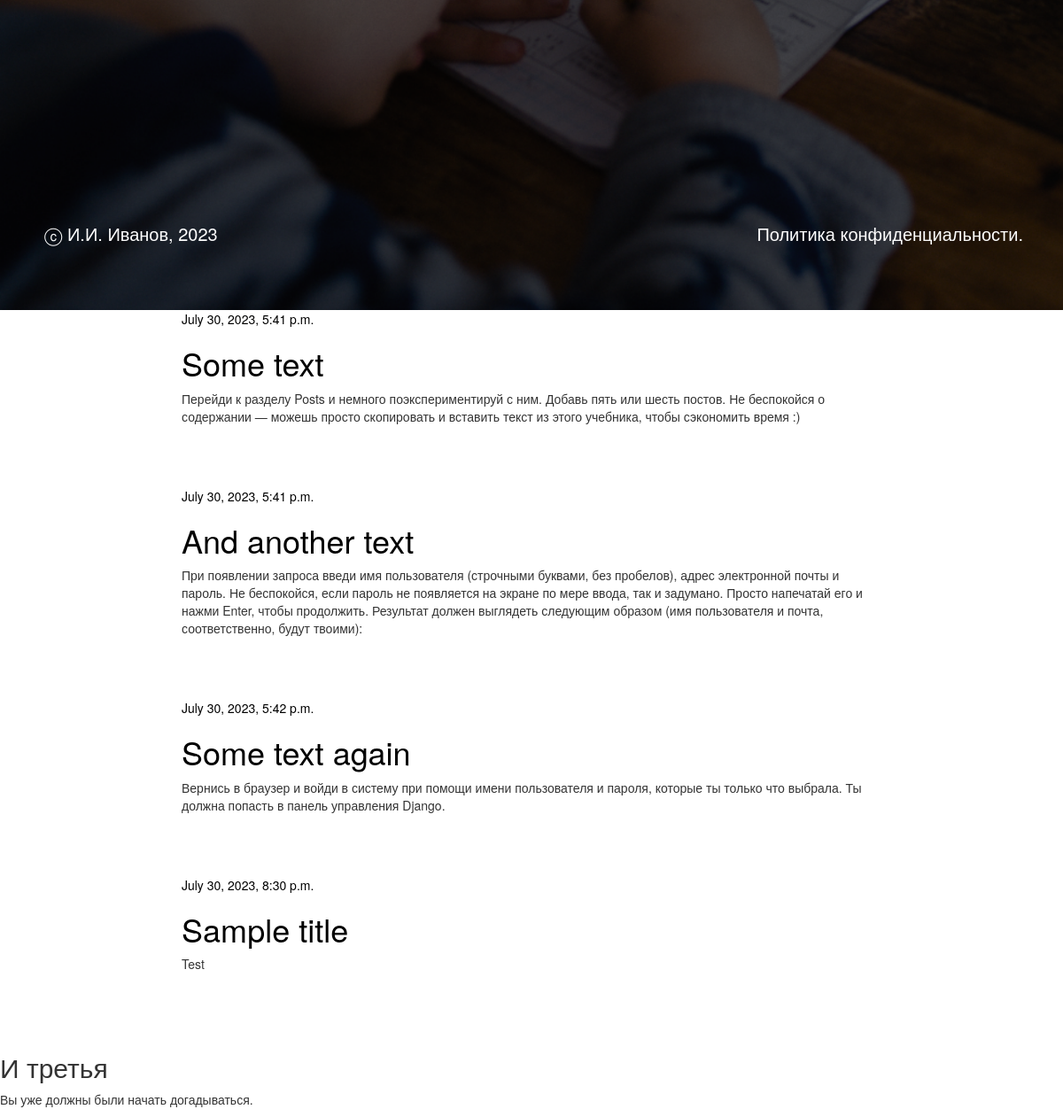
/ (lower part), run on an earlier commit of the app's database.
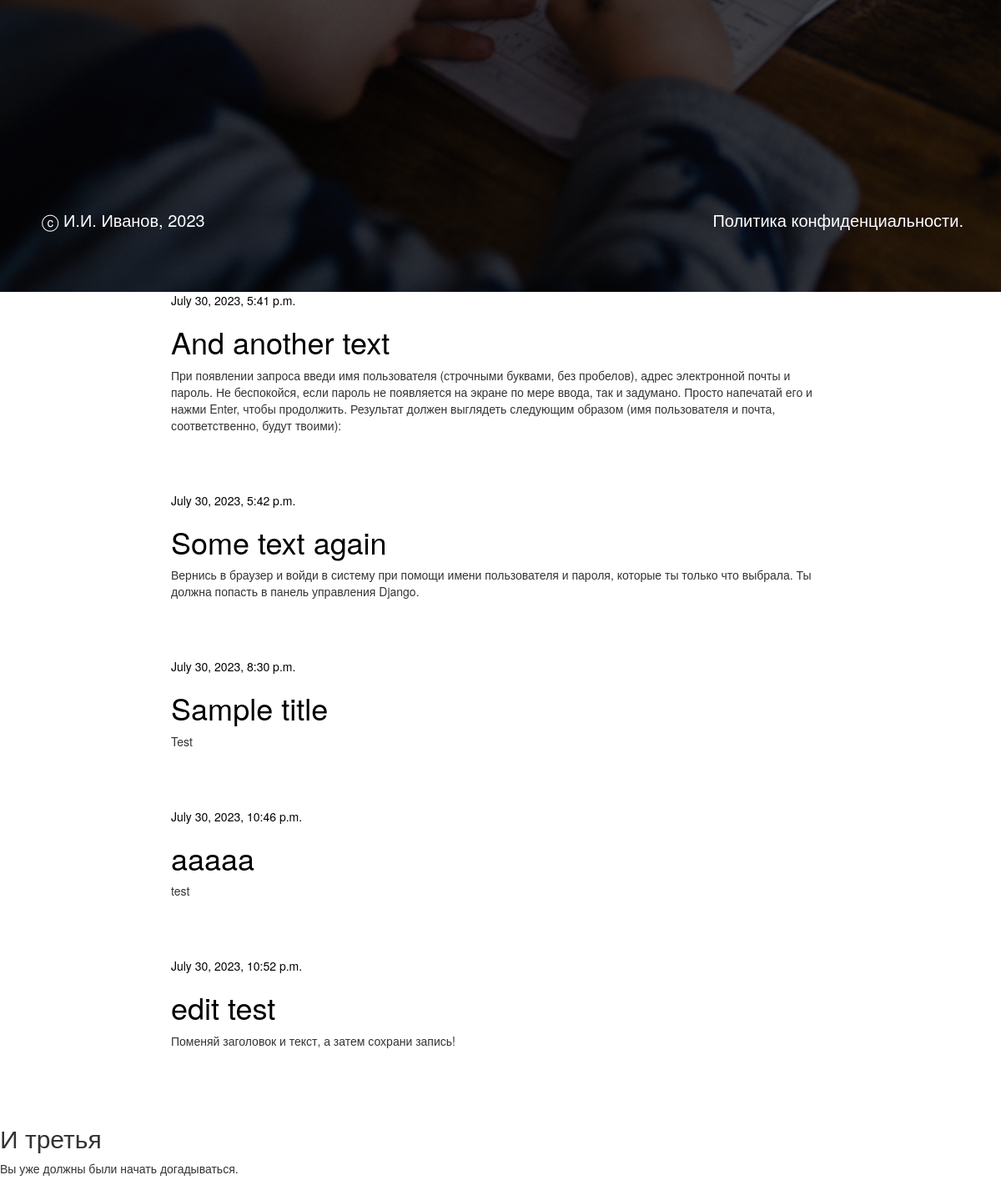
And on a later commit of the database.
### blog/models.py (models this page shows, shortened)
class Post(models.Model):
    author = models.ForeignKey(settings.AUTH_USER_MODEL, on_delete=models.CASCADE)
    title = models.CharField(max_length=200)
    text = models.TextField()
    created_date = models.DateTimeField(default=timezone.now)
    published_date = models.DateTimeField(blank=True, null=True)

### blog/views.py (the view)
# urls.py: path('', views.post_list, name='post_list'),
def post_list(request):
    posts = Post.objects.filter(published_date__lte=timezone.now()).order_by('published_date')
    return render(request, 'blog/post_list.html', {'posts': posts})

### blog/templates/blog/post_list.html
{% extends 'blog/base.html' %}
{% block content %}
    {% for post in posts %}
        <div class="post">
            <div class="date">
                {{ post.published_date }}
            </div>
            <h1><a href="{% url 'post_detail' pk=post.pk %}">{{ post.title }}</a></h1>
            <p>{{ post.text|linebreaksbr }}</p>
        </div>
    {% endfor %}
{% endblock %}

What changed in the data, as far as the page shows it:
added Post: published_date "July 30, 2023, 10:46 p.m.", title "aaaaa", text "test"
changed Post: published_date "July 30, 2023, 5:41 p.m." → "July 30, 2023, 10:52 p.m."; title "Some text" → "edit test"; text "Перейди к разделу Posts и немного поэкспериментируй с ним. Добавь пять или шесть постов. Не беспокойся о содержании — можешь просто скопировать и вставить текст из этого учебника, чтобы сэкономить время :)" → "Поменяй заголовок и текст, а затем сохрани запись!"; moves down the list
